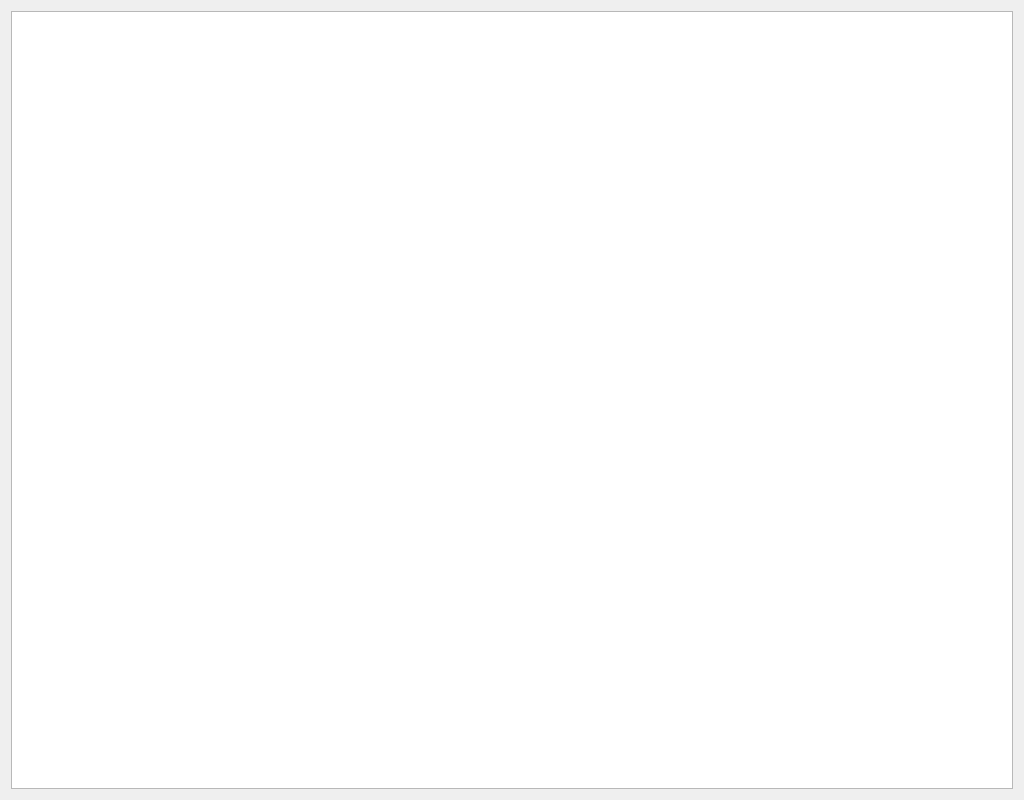
<?xml version="1.0" encoding="UTF-8"?>
<ui version="4.0">
 <class>DiseaseCourseWidget</class>
 <widget class="QWidget" name="DiseaseCourseWidget">
  <property name="geometry">
   <rect>
    <x>0</x>
    <y>0</y>
    <width>1024</width>
    <height>800</height>
   </rect>
  </property>
  <property name="windowTitle">
   <string>Form</string>
  </property>
  <layout class="QVBoxLayout" name="verticalLayout_2">
   <item>
    <widget class="QTableWidget" name="vars"/>
   </item>
  </layout>
 </widget>
 <resources/>
 <connections/>
</ui>
